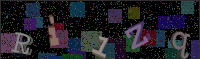
#> input picture captas/12070a4c-3fb6-4cb0-ac62-668f2cd18f63.jpg, 200 x 59 px
$ python image.py
#> lines starting #> are read from the running program, lines starting #| are printed output that depends on the picture
#> further down, image is the input picture: shape (59, 200, 3); mean B, G, R 39.7, 32.4, 33.3
import cv2
import numpy as np

def adjust_gamma(image, gamma=1.0):
    inv_gamma = 1.0 / gamma
    table = np.array([((i / 255.0) ** inv_gamma) * 255 for i in np.arange(0, 256)]).astype("uint8")
    return cv2.LUT(image, table)

def on_trackbar_change(_=None):
    # If the trackbars do not exist, the following lines will raise an error
    contrast = cv2.getTrackbarPos('Contrast', 'Adjustments') / 10
    brightness = cv2.getTrackbarPos('Brightness', 'Adjustments') - 100
    hue = cv2.getTrackbarPos('Hue', 'Adjustments') - 100
    saturation = cv2.getTrackbarPos('Saturation', 'Adjustments') / 10
    gamma = max(cv2.getTrackbarPos('Gamma', 'Adjustments') / 10, 0.1)
    print(f"Contrast:{contrast}, Brightness:{brightness}, Hue:{hue}, Saturation:{saturation}, Gama:{gamma}")

    adjusted_image = cv2.convertScaleAbs(image, alpha=contrast, beta=brightness)
    hsv_image = cv2.cvtColor(adjusted_image, cv2.COLOR_BGR2HSV).astype(np.float32)
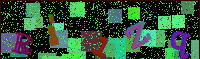
#> hsv_image: shape (59, 200, 3) float32; mean B, G, R 57.5, 83.7, 48.2
    hsv_image[..., 0] = (hsv_image[..., 0] + hue) % 180
    hsv_image[..., 1] = hsv_image[..., 1] * saturation
    hsv_image = np.clip(hsv_image, 0, 255).astype(np.uint8)
    adjusted_image = cv2.cvtColor(hsv_image, cv2.COLOR_HSV2BGR)

    adjusted_image = adjust_gamma(adjusted_image, gamma=gamma)
    cv2.imshow('Adjustments', adjusted_image)

# Load the image
image_path = 'captas/12070a4c-3fb6-4cb0-ac62-668f2cd18f63.jpg'
image = cv2.imread(image_path)
if image is None:
    print("Error: Image not found. Check the image path.")
    exit()

# Create a window and show the initial image
cv2.namedWindow('Adjustments')
cv2.imshow('Adjustments', image)

# Create trackbars for adjustments
cv2.createTrackbar('Contrast', 'Adjustments', 10, 30, on_trackbar_change)
cv2.createTrackbar('Brightness', 'Adjustments', 100, 200, on_trackbar_change)
cv2.createTrackbar('Hue', 'Adjustments', 100, 200, on_trackbar_change)
cv2.createTrackbar('Saturation', 'Adjustments', 10, 30, on_trackbar_change)
cv2.createTrackbar('Gamma', 'Adjustments', 10, 30, on_trackbar_change)

# Explicitly call the function to ensure everything is initialized
on_trackbar_change()

cv2.waitKey(0)
cv2.destroyAllWindows()

$ run again, with captas/0b8519ee-dc91-409d-8280-7289e7ec5a97.jpg copied over captas/12070a4c-3fb6-4cb0-ac62-668f2cd18f63.jpg
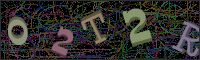
#> input picture captas/0b8519ee-dc91-409d-8280-7289e7ec5a97.jpg, 200 x 60 px
#> image is the input picture: shape (60, 200, 3); mean B, G, R 42.5, 46, 47.2
#> in on_trackbar_change, `hsv_image = cv2.cvtColor(adjusted_image, cv2.COLOR_BGR2HSV).astype(np...`:
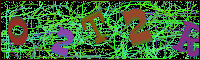
#> hsv_image: shape (60, 200, 3) float32; mean B, G, R 54.5, 102.4, 61.3

$ run again, with captas/11c55c18-6aa6-49d6-8cd8-68f44d21824f.jpg copied over captas/12070a4c-3fb6-4cb0-ac62-668f2cd18f63.jpg
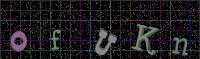
#> input picture captas/11c55c18-6aa6-49d6-8cd8-68f44d21824f.jpg, 200 x 59 px
#> image is the input picture: shape (59, 200, 3); mean B, G, R 27.3, 24.6, 26.6
#> in on_trackbar_change, `hsv_image = cv2.cvtColor(adjusted_image, cv2.COLOR_BGR2HSV).astype(np...`:
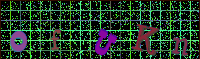
#> hsv_image: shape (59, 200, 3) float32; mean B, G, R 38.5, 55.2, 34.3

$ run again, with captas/13fbbd3b-88d0-4fb5-a0c6-76856010897d.jpg copied over captas/12070a4c-3fb6-4cb0-ac62-668f2cd18f63.jpg
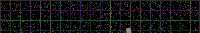
#> input picture captas/13fbbd3b-88d0-4fb5-a0c6-76856010897d.jpg, 200 x 33 px
#> image is the input picture: shape (33, 200, 3); mean B, G, R 18.8, 17.8, 16.8
#> in on_trackbar_change, `hsv_image = cv2.cvtColor(adjusted_image, cv2.COLOR_BGR2HSV).astype(np...`:
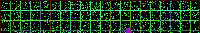
#> hsv_image: shape (33, 200, 3) float32; mean B, G, R 28.5, 54.6, 26
